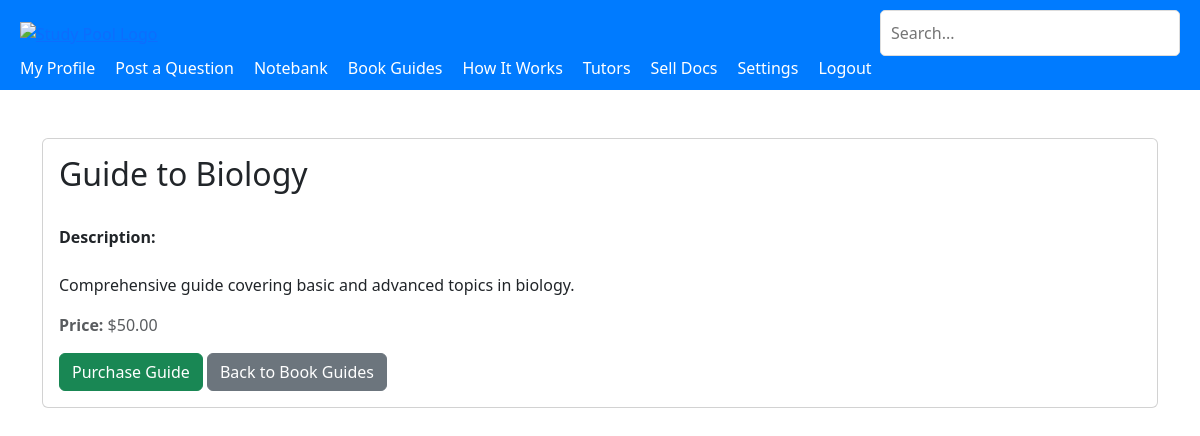
The page /studypool_clone/viewBookGuide.php?id=1 on the database its author committed.
### tables this page shows
CREATE TABLE `book_guides` (
  `id` int(11) NOT NULL,
  `title` varchar(255) NOT NULL,
  `description` text NOT NULL,
  `price` decimal(10,2) NOT NULL,
  `attachment_url` varchar(255) DEFAULT NULL,
  `tutor_id` int(11) NOT NULL
);

### studypool_clone/viewBookGuide.php (the view, shortened to what this page needs)
<!DOCTYPE html>
<html lang="en">
<head>
    <link href="https://cdn.jsdelivr.net/npm/bootstrap@5.3.0/dist/css/bootstrap.min.css" rel="stylesheet">
</head>
<body>
    <div class="navbar">
        <a href="dashboard.php">
            <img src="https://www.studypool.com/images/logo.png" width="150px" alt="Study Pool Logo">
        </a>
        <input type="text" placeholder="Search...">
        <div class="menu">
            <a href="myProfile.php">My Profile</a>
            <a href="postQuestion.php">Post a Question</a>
            <a href="noteBank.php">Notebank</a>
            <a href="bookGuides.php">Book Guides</a>
            <a href="howItWorks.php">How It Works</a>
            <a href="myTutors.php">Tutors</a>
            <a href="sellDocs.php">Sell Docs</a>
            <a href="settings.php">Settings</a>
            <a href="signout.php">Logout</a>
        </div>
    </div>
    <div class="container mt-5">
        <?php
        $conn = new mysqli("localhost:3307", "root", "", "studypool_clone");
        if (isset($_GET['id']) && is_numeric($_GET['id'])) {
            $guide_id = intval($_GET['id']);
            $sql = "SELECT * FROM book_guides WHERE id = ?";
            $stmt = $conn->prepare($sql);
            $stmt->bind_param("i", $guide_id);
            $stmt->execute();
            $result = $stmt->get_result();
            if ($result->num_rows > 0) {
                $row = $result->fetch_assoc();
                ?>
                <div class="card">
                    <div class="card-body">
                        <h2 class="card-title"><?php echo htmlspecialchars($row['title']); ?></h2>
                        <p class="card-text guide-content">
                            <strong>Description:</strong><br>
                            <?php echo nl2br(htmlspecialchars($row['description'])); ?>
                        </p>
                        <p class="text-muted">
                            <strong>Price:</strong> $<?php echo htmlspecialchars($row['price']); ?>
                        </p>
                        <a href="purchaseGuide.php?id=<?php echo $row['id']; ?>" class="btn btn-success">Purchase Guide</a>
                        <a href="bookGuides.php" class="btn btn-secondary">Back to Book Guides</a>
                    </div>
                </div>
                <?php
            } else {
                echo "<p class='text-danger'>Guide not found.</p>";
            }
        } else {
            echo "<p class='text-danger'>Invalid Guide ID.</p>";
        }
        ?>
    </div>
</body>
</html>

### studypool_clone/viewBookGuide.php (style rules this page uses)
body { background-color: #ffffff; color: #333; }
.navbar { display: flex; justify-content: space-between; background-color: #007bff; padding: 10px 20px; align-items: center; }
.navbar img { height: 50px; }
.navbar input[type="text"] { padding: 10px; width: 300px; border-radius: 5px; border: 1px solid #ddd; }
.menu { display: flex; gap: 20px; }
.menu a { color: white; text-decoration: none; }
.guide-content { white-space: pre-line; }

### rows shown on the page
book_guides: title "Guide to Biology", description "Comprehensive guide covering basic and advanced topics in biology.", price "50.00"
